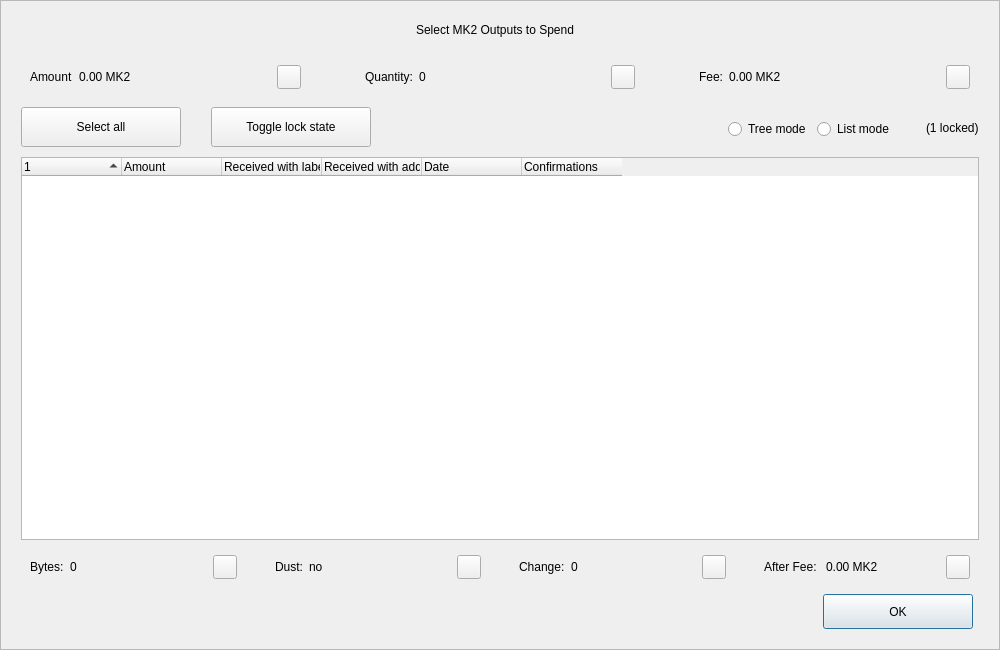
<?xml version="1.0" encoding="UTF-8"?>
<ui version="4.0">
 <class>CoinControlDialog</class>
 <widget class="QDialog" name="CoinControlDialog">
  <property name="geometry">
   <rect>
    <x>0</x>
    <y>0</y>
    <width>1000</width>
    <height>650</height>
   </rect>
  </property>
  <property name="minimumSize">
   <size>
    <width>950</width>
    <height>650</height>
   </size>
  </property>
  <property name="windowTitle">
   <string>Coin Selection</string>
  </property>
  <property name="styleSheet">
   <string notr="true"/>
  </property>
  <layout class="QVBoxLayout" name="verticalLayout">
   <property name="spacing">
    <number>0</number>
   </property>
   <property name="leftMargin">
    <number>0</number>
   </property>
   <property name="topMargin">
    <number>0</number>
   </property>
   <property name="rightMargin">
    <number>0</number>
   </property>
   <property name="bottomMargin">
    <number>0</number>
   </property>
   <item>
    <widget class="QFrame" name="frameContainer">
     <property name="toolTipDuration">
      <number>0</number>
     </property>
     <property name="frameShape">
      <enum>QFrame::StyledPanel</enum>
     </property>
     <property name="frameShadow">
      <enum>QFrame::Raised</enum>
     </property>
     <layout class="QVBoxLayout" name="verticalLayout_2">
      <property name="leftMargin">
       <number>0</number>
      </property>
      <property name="rightMargin">
       <number>0</number>
      </property>
      <property name="bottomMargin">
       <number>20</number>
      </property>
      <item>
       <layout class="QHBoxLayout" name="horizontalLayout_12">
        <property name="spacing">
         <number>0</number>
        </property>
        <property name="leftMargin">
         <number>20</number>
        </property>
        <property name="rightMargin">
         <number>30</number>
        </property>
        <item>
         <spacer name="horizontalSpacer_4">
          <property name="orientation">
           <enum>Qt::Horizontal</enum>
          </property>
          <property name="sizeHint" stdset="0">
           <size>
            <width>40</width>
            <height>20</height>
           </size>
          </property>
         </spacer>
        </item>
        <item>
         <widget class="QLabel" name="labelTitle">
          <property name="minimumSize">
           <size>
            <width>0</width>
            <height>40</height>
           </size>
          </property>
          <property name="maximumSize">
           <size>
            <width>16777215</width>
            <height>40</height>
           </size>
          </property>
          <property name="text">
           <string>Select MK2 Outputs to Spend</string>
          </property>
          <property name="alignment">
           <set>Qt::AlignCenter</set>
          </property>
          <property name="margin">
           <number>7</number>
          </property>
         </widget>
        </item>
        <item>
         <spacer name="horizontalSpacer_5">
          <property name="orientation">
           <enum>Qt::Horizontal</enum>
          </property>
          <property name="sizeHint" stdset="0">
           <size>
            <width>40</width>
            <height>20</height>
           </size>
          </property>
         </spacer>
        </item>
       </layout>
      </item>
      <item>
       <layout class="QHBoxLayout" name="horizontalLayout_8">
        <property name="leftMargin">
         <number>20</number>
        </property>
        <property name="rightMargin">
         <number>20</number>
        </property>
        <item>
         <widget class="QWidget" name="layoutAmount" native="true">
          <layout class="QHBoxLayout" name="horizontalLayout_9" stretch="0,1,0">
           <item>
            <widget class="QLabel" name="labelCoinControlAmountText">
             <property name="text">
              <string>Amount</string>
             </property>
            </widget>
           </item>
           <item>
            <widget class="QLabel" name="labelCoinControlAmount">
             <property name="text">
              <string>0.00 MK2</string>
             </property>
            </widget>
           </item>
           <item alignment="Qt::AlignHCenter|Qt::AlignVCenter">
            <widget class="QPushButton" name="pushButtonAmount">
             <property name="minimumSize">
              <size>
               <width>0</width>
               <height>24</height>
              </size>
             </property>
             <property name="maximumSize">
              <size>
               <width>24</width>
               <height>26</height>
              </size>
             </property>
             <property name="focusPolicy">
              <enum>Qt::NoFocus</enum>
             </property>
             <property name="styleSheet">
              <string notr="true">padding-bottom:2px;
padding-right:4px;</string>
             </property>
             <property name="text">
              <string/>
             </property>
            </widget>
           </item>
          </layout>
         </widget>
        </item>
        <item>
         <spacer name="horizontalSpacer_2">
          <property name="orientation">
           <enum>Qt::Horizontal</enum>
          </property>
          <property name="sizeType">
           <enum>QSizePolicy::Fixed</enum>
          </property>
          <property name="sizeHint" stdset="0">
           <size>
            <width>40</width>
            <height>20</height>
           </size>
          </property>
         </spacer>
        </item>
        <item>
         <widget class="QWidget" name="layoutQuantity" native="true">
          <layout class="QHBoxLayout" name="horizontalLayout_10" stretch="0,1,0">
           <item>
            <widget class="QLabel" name="labelCoinControlQuantityText">
             <property name="text">
              <string>Quantity:</string>
             </property>
            </widget>
           </item>
           <item>
            <widget class="QLabel" name="labelCoinControlQuantity">
             <property name="text">
              <string>0</string>
             </property>
            </widget>
           </item>
           <item alignment="Qt::AlignHCenter|Qt::AlignVCenter">
            <widget class="QPushButton" name="pushButtonQuantity">
             <property name="minimumSize">
              <size>
               <width>0</width>
               <height>24</height>
              </size>
             </property>
             <property name="maximumSize">
              <size>
               <width>24</width>
               <height>26</height>
              </size>
             </property>
             <property name="focusPolicy">
              <enum>Qt::NoFocus</enum>
             </property>
             <property name="styleSheet">
              <string notr="true">padding-bottom:2px;
               padding-right:4px;</string>
             </property>
             <property name="text">
              <string/>
             </property>
            </widget>
           </item>
          </layout>
         </widget>
        </item>
        <item>
         <spacer name="horizontalSpacer_22">
          <property name="orientation">
           <enum>Qt::Horizontal</enum>
          </property>
          <property name="sizeType">
           <enum>QSizePolicy::Fixed</enum>
          </property>
          <property name="sizeHint" stdset="0">
           <size>
            <width>40</width>
            <height>20</height>
           </size>
          </property>
         </spacer>
        </item>
        <item>
         <widget class="QWidget" name="layoutFee" native="true">
          <layout class="QHBoxLayout" name="horizontalLayout_11" stretch="0,1,0">
           <item>
            <widget class="QLabel" name="labelCoinControlFeeText">
             <property name="text">
              <string>Fee:</string>
             </property>
            </widget>
           </item>
           <item>
            <widget class="QLabel" name="labelCoinControlFee">
             <property name="text">
              <string>0.00 MK2</string>
             </property>
            </widget>
           </item>
           <item alignment="Qt::AlignHCenter|Qt::AlignVCenter">
            <widget class="QPushButton" name="pushButtonFee">
             <property name="minimumSize">
              <size>
               <width>0</width>
               <height>24</height>
              </size>
             </property>
             <property name="maximumSize">
              <size>
               <width>24</width>
               <height>26</height>
              </size>
             </property>
             <property name="focusPolicy">
              <enum>Qt::NoFocus</enum>
             </property>
             <property name="styleSheet">
              <string notr="true">padding-bottom:2px;
               padding-right:4px;</string>
             </property>
             <property name="text">
              <string/>
             </property>
            </widget>
           </item>
          </layout>
         </widget>
        </item>
       </layout>
      </item>
      <item>
       <widget class="QFrame" name="frame">
        <property name="minimumSize">
         <size>
          <width>0</width>
          <height>40</height>
         </size>
        </property>
        <property name="styleSheet">
         <string notr="true">#frame {
	border:0;
}</string>
        </property>
        <property name="frameShape">
         <enum>QFrame::StyledPanel</enum>
        </property>
        <property name="frameShadow">
         <enum>QFrame::Sunken</enum>
        </property>
        <layout class="QHBoxLayout" name="horizontalLayout">
         <property name="spacing">
          <number>0</number>
         </property>
         <property name="leftMargin">
          <number>20</number>
         </property>
         <property name="topMargin">
          <number>0</number>
         </property>
         <property name="rightMargin">
          <number>20</number>
         </property>
         <property name="bottomMargin">
          <number>0</number>
         </property>
         <item>
          <layout class="QHBoxLayout" name="horizontalLayoutPanel" stretch="0,0,0,0,0,0">
           <property name="spacing">
            <number>20</number>
           </property>
           <item>
            <widget class="QPushButton" name="pushButtonSelectAll">
             <property name="sizePolicy">
              <sizepolicy hsizetype="Maximum" vsizetype="Fixed">
               <horstretch>0</horstretch>
               <verstretch>0</verstretch>
              </sizepolicy>
             </property>
             <property name="minimumSize">
              <size>
               <width>160</width>
               <height>40</height>
              </size>
             </property>
             <property name="maximumSize">
              <size>
               <width>16777215</width>
               <height>40</height>
              </size>
             </property>
             <property name="text">
              <string>Select all</string>
             </property>
             <property name="checkable">
              <bool>true</bool>
             </property>
             <property name="checked">
              <bool>false</bool>
             </property>
             <property name="autoExclusive">
              <bool>false</bool>
             </property>
             <property name="autoDefault">
              <bool>false</bool>
             </property>
            </widget>
           </item>
           <item>
            <spacer name="horizontalSpacer_6">
             <property name="orientation">
              <enum>Qt::Horizontal</enum>
             </property>
             <property name="sizeType">
              <enum>QSizePolicy::Fixed</enum>
             </property>
             <property name="sizeHint" stdset="0">
              <size>
               <width>10</width>
               <height>20</height>
              </size>
             </property>
            </spacer>
           </item>
           <item>
            <widget class="QPushButton" name="pushButtonToggleLock">
             <property name="sizePolicy">
              <sizepolicy hsizetype="Maximum" vsizetype="Fixed">
               <horstretch>0</horstretch>
               <verstretch>0</verstretch>
              </sizepolicy>
             </property>
             <property name="minimumSize">
              <size>
               <width>160</width>
               <height>40</height>
              </size>
             </property>
             <property name="maximumSize">
              <size>
               <width>16777215</width>
               <height>40</height>
              </size>
             </property>
             <property name="text">
              <string>Toggle lock state</string>
             </property>
             <property name="checkable">
              <bool>true</bool>
             </property>
             <property name="autoExclusive">
              <bool>false</bool>
             </property>
             <property name="autoDefault">
              <bool>false</bool>
             </property>
            </widget>
           </item>
           <item>
            <spacer name="horizontalSpacer_7">
             <property name="orientation">
              <enum>Qt::Horizontal</enum>
             </property>
             <property name="sizeType">
              <enum>QSizePolicy::Expanding</enum>
             </property>
             <property name="sizeHint" stdset="0">
              <size>
               <width>30</width>
               <height>20</height>
              </size>
             </property>
            </spacer>
           </item>
           <item alignment="Qt::AlignRight">
            <widget class="QGroupBox" name="groupBox_2">
             <property name="styleSheet">
              <string notr="true">#groupBox_2 {
    background-color:transparent;
    border-radius:0;
}</string>
             </property>
             <property name="title">
              <string/>
             </property>
             <layout class="QHBoxLayout" name="horizontalLayout_14">
              <item>
               <widget class="QRadioButton" name="radioTreeMode">
                <property name="sizePolicy">
                 <sizepolicy hsizetype="Maximum" vsizetype="Fixed">
                  <horstretch>0</horstretch>
                  <verstretch>0</verstretch>
                 </sizepolicy>
                </property>
                <property name="text">
                 <string>Tree mode</string>
                </property>
               </widget>
              </item>
              <item>
               <widget class="QRadioButton" name="radioListMode">
                <property name="sizePolicy">
                 <sizepolicy hsizetype="Maximum" vsizetype="Fixed">
                  <horstretch>0</horstretch>
                  <verstretch>0</verstretch>
                 </sizepolicy>
                </property>
                <property name="text">
                 <string>List mode</string>
                </property>
                <property name="checked">
                 <bool>false</bool>
                </property>
               </widget>
              </item>
             </layout>
            </widget>
           </item>
           <item>
            <widget class="QLabel" name="labelLocked">
             <property name="text">
              <string>(1 locked)</string>
             </property>
            </widget>
           </item>
          </layout>
         </item>
        </layout>
       </widget>
      </item>
      <item>
       <layout class="QHBoxLayout" name="horizontalLayout_13">
        <property name="leftMargin">
         <number>20</number>
        </property>
        <property name="rightMargin">
         <number>20</number>
        </property>
        <item>
         <widget class="CoinControlTreeWidget" name="treeWidget">
          <property name="contextMenuPolicy">
           <enum>Qt::CustomContextMenu</enum>
          </property>
          <property name="styleSheet">
           <string notr="true"/>
          </property>
          <property name="sortingEnabled">
           <bool>false</bool>
          </property>
          <property name="columnCount">
           <number>6</number>
          </property>
          <attribute name="headerShowSortIndicator" stdset="0">
           <bool>true</bool>
          </attribute>
          <attribute name="headerStretchLastSection">
           <bool>false</bool>
          </attribute>
          <column>
           <property name="text">
            <string/>
           </property>
          </column>
          <column>
           <property name="text">
            <string>Amount</string>
           </property>
          </column>
          <column>
           <property name="text">
            <string>Received with label</string>
           </property>
          </column>
          <column>
           <property name="text">
            <string>Received with address</string>
           </property>
          </column>
          <column>
           <property name="text">
            <string>Date</string>
           </property>
          </column>
          <column>
           <property name="text">
            <string>Confirmations</string>
           </property>
           <property name="toolTip">
            <string>Confirmed</string>
           </property>
          </column>
         </widget>
        </item>
       </layout>
      </item>
      <item>
       <layout class="QHBoxLayout" name="horizontalLayout_3">
        <property name="spacing">
         <number>20</number>
        </property>
        <property name="leftMargin">
         <number>20</number>
        </property>
        <property name="rightMargin">
         <number>20</number>
        </property>
        <item>
         <widget class="QWidget" name="layoutBytes" native="true">
          <layout class="QHBoxLayout" name="horizontalLayout_4" stretch="0,1,0">
           <item>
            <widget class="QLabel" name="labelCoinControlBytesText">
             <property name="text">
              <string>Bytes:</string>
             </property>
            </widget>
           </item>
           <item>
            <widget class="QLabel" name="labelCoinControlBytes">
             <property name="text">
              <string>0</string>
             </property>
            </widget>
           </item>
           <item alignment="Qt::AlignHCenter|Qt::AlignVCenter">
            <widget class="QPushButton" name="pushButtonBytes">
             <property name="minimumSize">
              <size>
               <width>0</width>
               <height>24</height>
              </size>
             </property>
             <property name="maximumSize">
              <size>
               <width>24</width>
               <height>26</height>
              </size>
             </property>
             <property name="focusPolicy">
              <enum>Qt::NoFocus</enum>
             </property>
             <property name="styleSheet">
              <string notr="true">padding-bottom:2px;
               padding-right:4px;</string>
             </property>
             <property name="text">
              <string/>
             </property>
            </widget>
           </item>
          </layout>
         </widget>
        </item>
        <item>
         <widget class="QWidget" name="layoutDust" native="true">
          <layout class="QHBoxLayout" name="horizontalLayout_5" stretch="0,1,0">
           <item>
            <widget class="QLabel" name="labelCoinControlLowOutputText">
             <property name="text">
              <string>Dust:</string>
             </property>
            </widget>
           </item>
           <item>
            <widget class="QLabel" name="labelCoinControlLowOutput">
             <property name="text">
              <string>no</string>
             </property>
            </widget>
           </item>
           <item alignment="Qt::AlignHCenter|Qt::AlignVCenter">
            <widget class="QPushButton" name="pushButtonDust">
             <property name="minimumSize">
              <size>
               <width>0</width>
               <height>24</height>
              </size>
             </property>
             <property name="maximumSize">
              <size>
               <width>24</width>
               <height>26</height>
              </size>
             </property>
             <property name="focusPolicy">
              <enum>Qt::NoFocus</enum>
             </property>
             <property name="styleSheet">
              <string notr="true">padding-bottom:2px;
               padding-right:4px;</string>
             </property>
             <property name="text">
              <string/>
             </property>
            </widget>
           </item>
          </layout>
         </widget>
        </item>
        <item>
         <widget class="QWidget" name="layoutChange" native="true">
          <layout class="QHBoxLayout" name="horizontalLayout_6" stretch="0,1,0">
           <item>
            <widget class="QLabel" name="labelCoinControlChangeText">
             <property name="text">
              <string>Change:</string>
             </property>
            </widget>
           </item>
           <item>
            <widget class="QLabel" name="labelCoinControlChange">
             <property name="text">
              <string>0</string>
             </property>
            </widget>
           </item>
           <item alignment="Qt::AlignHCenter|Qt::AlignVCenter">
            <widget class="QPushButton" name="pushButtonChange">
             <property name="minimumSize">
              <size>
               <width>0</width>
               <height>24</height>
              </size>
             </property>
             <property name="maximumSize">
              <size>
               <width>24</width>
               <height>26</height>
              </size>
             </property>
             <property name="focusPolicy">
              <enum>Qt::NoFocus</enum>
             </property>
             <property name="styleSheet">
              <string notr="true">padding-bottom:2px;
               padding-right:4px;</string>
             </property>
             <property name="text">
              <string/>
             </property>
            </widget>
           </item>
          </layout>
         </widget>
        </item>
        <item>
         <widget class="QWidget" name="layoutAfter" native="true">
          <layout class="QHBoxLayout" name="horizontalLayout_7" stretch="0,1,0">
           <item>
            <widget class="QLabel" name="labelCoinControlAfterFeeText">
             <property name="text">
              <string>After Fee: </string>
             </property>
            </widget>
           </item>
           <item>
            <widget class="QLabel" name="labelCoinControlAfterFee">
             <property name="text">
              <string>0.00 MK2</string>
             </property>
            </widget>
           </item>
           <item alignment="Qt::AlignHCenter|Qt::AlignVCenter">
            <widget class="QPushButton" name="pushButtonAlterFee">
             <property name="minimumSize">
              <size>
               <width>0</width>
               <height>24</height>
              </size>
             </property>
             <property name="maximumSize">
              <size>
               <width>24</width>
               <height>26</height>
              </size>
             </property>
             <property name="focusPolicy">
              <enum>Qt::NoFocus</enum>
             </property>
             <property name="styleSheet">
              <string notr="true">padding-bottom:2px;
               padding-right:4px;</string>
             </property>
             <property name="text">
              <string/>
             </property>
            </widget>
           </item>
          </layout>
         </widget>
        </item>
       </layout>
      </item>
      <item>
       <layout class="QHBoxLayout" name="horizontalLayout_2">
        <property name="spacing">
         <number>0</number>
        </property>
        <property name="leftMargin">
         <number>20</number>
        </property>
        <property name="rightMargin">
         <number>26</number>
        </property>
        <item>
         <spacer name="horizontalSpacer_3">
          <property name="orientation">
           <enum>Qt::Horizontal</enum>
          </property>
          <property name="sizeHint" stdset="0">
           <size>
            <width>558</width>
            <height>20</height>
           </size>
          </property>
         </spacer>
        </item>
        <item>
         <widget class="QPushButton" name="pushButtonOk">
          <property name="minimumSize">
           <size>
            <width>150</width>
            <height>35</height>
           </size>
          </property>
          <property name="text">
           <string>OK</string>
          </property>
         </widget>
        </item>
       </layout>
      </item>
     </layout>
    </widget>
   </item>
  </layout>
 </widget>
 <customwidgets>
  <customwidget>
   <class>CoinControlTreeWidget</class>
   <extends>QTreeWidget</extends>
   <header>coincontroltreewidget.h</header>
  </customwidget>
 </customwidgets>
 <resources/>
 <connections/>
</ui>
